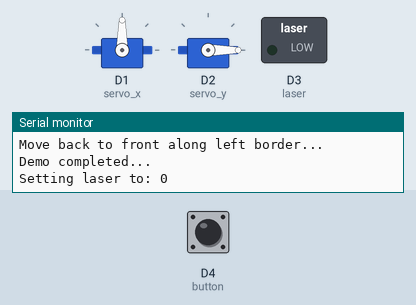
The program below on a simulated ESP8266 (NodeMCU). On the bench: 2 × servo, switched loads named in the program (green lamp = pin HIGH), the last lines printed to the serial monitor. Inputs (shaded band) come from the test bench; at power-on: D4 (button) HIGH. Random numbers use the default seed unless the program sets one.

Above: at 11.4 s.
11.5 s: D4 (button) pulled LOW for 0.15 s
At 12.6 s:
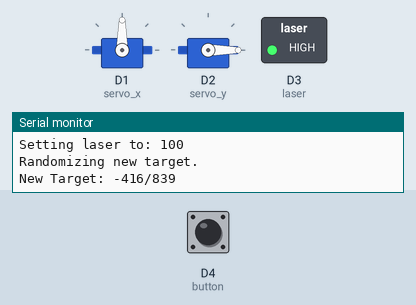
14.6 s: D4 (button) pulled LOW for 1 s
At 17.5 s:
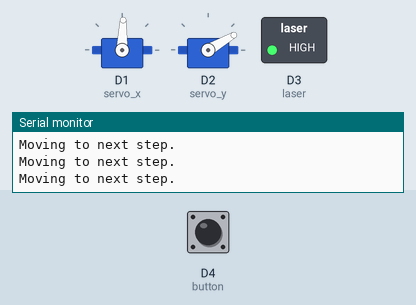
17.6 s: D4 (button) pulled LOW for 0.15 s
At 20.04 s:
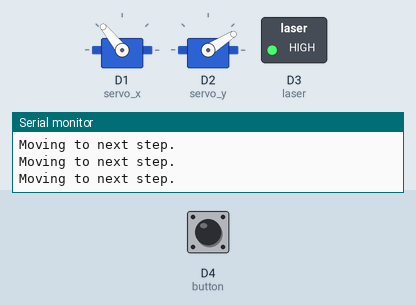
20.6 s: D4 (button) driven LOW
Timing chart, 0 to 24.6 s (numbered marks = the images above; inputs shaded):
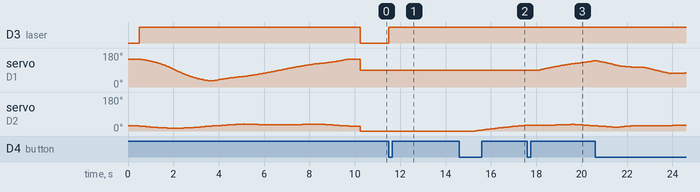

Measured:
- after the input at 11.5 s, D3 (laser): LOW → HIGH at once

The program:

main.cpp
```cpp
#include <Arduino.h>
#include <math.h>
#include <Servo.h>

//Pin definitions
#define servo_x D1
#define servo_y D2
#define laser D3
#define button D4

/* This is how the coordinate system looks from the top
                   ^
                   |
                   + y_back
                   |
                   |
                   + y_front
                   |
---+---------------+----------------------+
x_left        laser position          x_right
*/

//variables for configuration ############################################################################
int speed = 500; //speed in mm/sec
int duration = 120; //duration of game in seconds

int x_left = 800; //left border of gamefield in mm
int x_right = 800; //right border of gamefield in mm
int y_front = 500; //front border of gamefield in mm
int y_back = 1200; //back border of gamefield in mm
int height = 1850; //placement of laser in mm

int wait_min = 200; //wait time when reached target
int wait_max = 500; //wait time when reached target

int delay_time = 10; //delay per cycle in ms

//do not touch anything below unless you know what you are doing #########################################
int x_pos = 0; //current position
int y_pos = 0; //current position
int x_step = 0; //next step target
int y_step = 0; //next step traget
int x_tar = 0; //target position
int y_tar = 0; //target position
int x_serv = 0; //servo setting for x
int y_serv = 0; //servo setting for y


int dist = speed * delay_time / 1000; //distance to travel per cycle

bool game_is_running = 0; //game is currently running y/n
float game_started = 0; //start time of last game

const float pi = 3.14159;

Servo x_servo;
Servo y_servo;


//general functions ######################################################################################
int cDistance(){
  //calculates the distance of the current position to the target
  int dx = x_tar - x_pos;
  int dy = y_tar - y_pos;
  return sqrt(sq(dx)+sq(dy));
}

void cStepTarget(){
  //calculates target for next step
  if(cDistance() >= dist){
    float alpha = asin((abs(y_tar-y_pos))/cDistance());
    int dy = dist * sin(alpha);
    int dx = dist * cos(alpha);
    //set target points (check if target is up/down & left/right)
    if (x_tar >= x_pos){
      x_step = x_pos + dx;
    }
    else {
      x_step = x_pos - dx;
    }
    if (y_tar >= y_pos){
      y_step = y_pos + dy;
    }
    else {
      y_step = y_pos - dy;
    }
  } else {
    x_step = x_tar;
    y_step = y_tar;
  }
}

long fMap(long x, long in_min, long in_max, long out_min, long out_max)
{
  return (x - in_min) * (out_max - out_min) / (in_max - in_min) + out_min;
}

void moveServo(){
  //moves the servos to point to the given coordinates
  float alpha_x = 0;
  if(y_step == 0){
    alpha_x = 0;
  } else {
    alpha_x = atan((float)x_step/(float)y_step); // -pi/2 < alpha_x < +pi/2 (could be left or right)
  }
  int delta = sqrt(sq(x_step)+sq(y_step)); //distance from the root of the device on the floor (x=0 y=0) to step point
  float alpha_y = atan((float)delta/(float)height); // 0 < alpha_y < +pi/2 (0 points perpendicular to the floor and +pi/2 against opposite wall)
  /*
  Serial.print("alpha_x: ");
  Serial.print(alpha_x);
  Serial.print(" alpha_y: ");
  Serial.print(alpha_y);
  Serial.print(" x degree: ");
  Serial.print(90+(alpha_x * 57.2957795));
  Serial.print(" y degree: ");
  Serial.println(alpha_y * 57.2957795);
  */
  float deg_x = 90-(alpha_x * 57.2957795);
  float deg_y = alpha_y * 57.2957795;

  //set alpha_x/y to the servos.....
  x_servo.write(deg_x);
  y_servo.write(deg_y);
  x_pos = x_step;
  y_pos = y_step;
}

void setLaser(int power){
  //power in % (0-100)
  if (power >= 100){
    power = 100;
  }
  if (power <= 0){
    power = 0;
  }
  Serial.print("Setting laser to: ");
  Serial.println(power);
  analogWrite(laser, power*255/100);
}

void demo(){
  Serial.println("Starting Demo.....");
  Serial.println("Moving to start");
  //set front left point as startpoint
  x_step = -x_left;
  y_step = y_front;
  moveServo();
  delay(500);
  setLaser(100);
  Serial.println("Move left to right along front border...");
  do {
    x_step = x_step + dist;
    moveServo();
    delay(delay_time);
  } while (x_step <= x_right);
  x_step = x_right;
  Serial.println("Move front to back along right border...");
  do {
    y_step = y_step + dist;
    moveServo();
    delay(delay_time);
  } while (y_step <= y_back);
  y_step = y_back;
  Serial.println("Move right to left along back border...");
  do {
    x_step = x_step - dist;
    moveServo();
    delay(delay_time);
  } while (x_step >= -x_left);
  x_step = -x_left;
  Serial.println("Move back to front along left border...");
  do {
    y_step = y_step - dist;
    moveServo();
    delay(delay_time);
  } while (y_step >= y_front);
  Serial.println("Demo completed...");
  delay(500);
}
void StartGame(){
  //when game starts: initiate start position in the middle of the field and activate laser
  Serial.println("Starting new Game!");
  game_is_running = 1;
  x_step = (x_right - x_left)/2;
  y_step = (y_back - y_front)/2 + y_front;

  setLaser(100);
  Serial.println("Randomizing new target.");
  x_tar = random(-x_left, x_right);
  y_tar = random(y_front, y_back);
  Serial.print("New Target: ");
  Serial.print(x_tar);
  Serial.print("/");
  Serial.println(y_tar);
  game_started = millis();

  /*
  moveServo();
  Serial.println("4");
  //delay(500); //wait for laser to be in right position befor activating laser
  Serial.println("Setaser");
  setLaser(100);
  Serial.println("Randomizing new target.");
  delay(random(wait_min, wait_max));
  //set new target
  x_tar = random(-x_left, x_right);
  y_tar = random(y_front, y_back);
  Serial.print("New Target: ");
  Serial.print(x_tar);
  Serial.print("/");
  Serial.println(y_tar);
  game_started = millis();
  */
}

void setup(){
  Serial.begin(115200);
  randomSeed(analogRead(0));
  pinMode(laser,OUTPUT);
  x_servo.attach(servo_x);
  y_servo.attach(servo_y);
  pinMode(button,INPUT);
  attachInterrupt(digitalPinToInterrupt(button), StartGame, FALLING);

  //start demo
  demo();

  setLaser(0);
  x_step = 0;
  y_step = 0;
  moveServo();
}

void loop(){
  //game limit reached?
  if ((game_started + duration * 1000 <= millis()) && game_is_running){
    Serial.println("Game limit reached - deactivating laser and go to parking position");
    game_started = 0;
    game_is_running = 0;
    setLaser(0);
    x_step = 0;
    y_step = 0;
    moveServo();
  }

  if (game_is_running){
    //reached last target?
    if(x_pos==x_tar && y_pos==y_tar){
      //wait for some time
      Serial.print("Randomizing new target.");
      delay(random(wait_min, wait_max));
      //set new target
      x_tar = random(-x_left, x_right);
      y_tar = random(y_front, y_back);
      Serial.print(" New Target: ");
      Serial.print(x_tar);
      Serial.print("/");
      Serial.println(y_tar);
    }
    else {
      //calculate new step
      Serial.println("Moving to next step.");
      cStepTarget();
      //move servos
      moveServo();
    }
    delay(delay_time); //allow the MC to pause for a while or watchdog could kick in
  }
  else {
    //check MQTT for start signal
    //xxxxxxxxxxxxxxxxxxxxxxxxxxxxxxxxxxxxxxxxxxxxxxxxxxxxxxxxxxxxxxxxxxxxxxxxxxxxxxxxxxxxxxxxxxxxxxxxxxxxxxxxxxxxxxxxxxxxxxxxxxxxxxxxxxxxxxxxxx

    delay(5000); //pause a while to prevent MQTT server from beeing queried unnecessary often
  }
}
```
